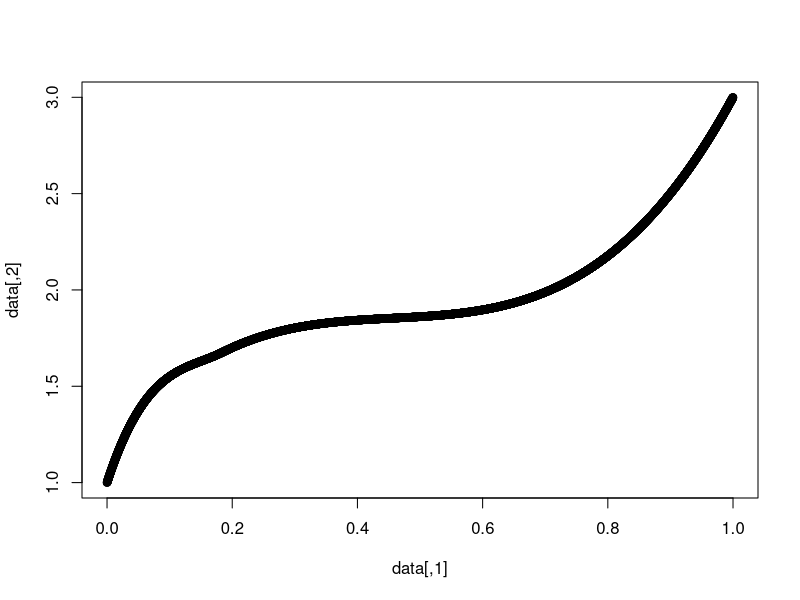
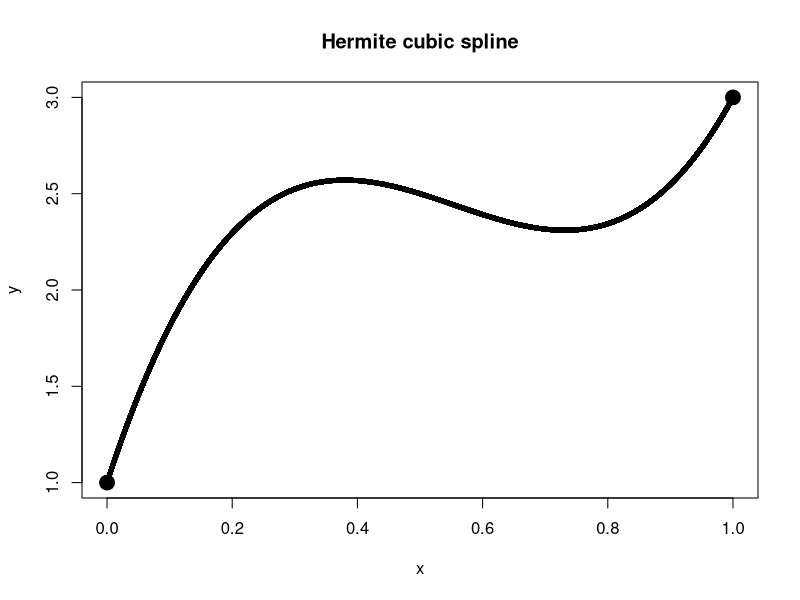
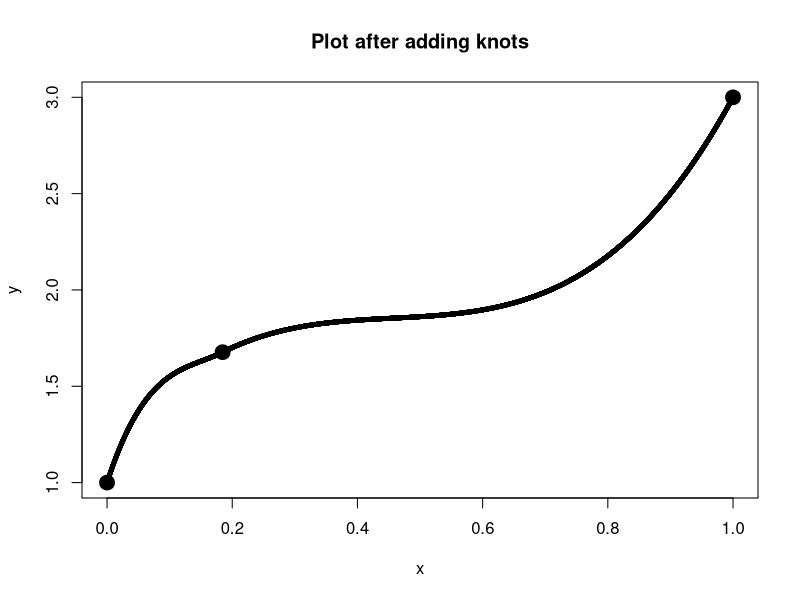

Generate these figures, in order, with R:
setwd("D:\\MTP/Code")

a <- c(0,1,10)
b <- c(1,3,6)

x1 <- a[1]
x2 <- b[1]
y1 <- a[2]
y2 <- b[2]
d1 <- a[3]
d2 <- b[3]

h <- x2 - x1
delta <- 2
alpha <- 5
beta <- 3

require(polynom)

p <- function(x){
	( ( d1 + d2 - 2*(delta) ) / (h^2) ) * (x - x1)^3   +    ( ( -2*d1 - d2 + 3*delta ) / h ) * (x - x1)^2    +    d1(x - x1)    +   y1
}


polynomial(rev(c((( d1 + d2 - 2*(delta) ) / (h^2) ),( ( -2*d1 - d2 + 3*delta ) / h ),d1,y1)))  -> p

change.origin(p,-x1) -> p

xs <- seq(min(x1,x2),max(x1,x2),0.00001)

png(filename="Hermite_Cubic_ODE.png")
plot(smooth.spline(xs,predict(p,xs)),lwd=1,cex=0.5, xlab = "x", ylab = "y", main = "Hermite cubic spline")
points(c(x1,y1),c(x2,y2),col = "black",lwd = 8)
dev.off()



## monotonicity region
ellipse <- function(x,y){
	x^2 + y^2 + x*y - 6*x - 6*y     # + 9 omitted
}



## for alpha >= beta

K = 1.1 * (alpha / 3) 
r = 0.8 * ( (4 - beta) / (4*K - beta) )
beta_r = beta*( (1 - r) / (1 - r*K))

for ( i in seq(1,3,0.1) ) {
	
	if (beta_r > 3) {
		if ( ellipse(i,beta_r) < (-9) ) {
			alpha_r = i
			break
		} 
	}
	else {
		alpha_r = i
		break
	}
	
}


xnew = x1 + r*(x2 - x1)
ynew = y1 + r*(x2 - x1)*K*delta
dnew = alpha_r*delta*( (1 - r*K) / (1 - r) )




delta_l <- (ynew - y1) / (xnew - x1)
delta_r <- (y2 - ynew) / (x2 - xnew) 
h_l <- xnew - x1
h_r <- x2 - xnew


polynomial(rev(c((( d1 + dnew - 2*(delta_l) ) / (h_l^2) ),( ( -2*d1 - dnew + 3*delta_l ) / h_l ),d1,y1)))  -> m
change.origin(m,-x1) -> m
polynomial(rev(c((( dnew + d2 - 2*(delta_r) ) / (h_r^2) ),( ( -2*dnew - d2 + 3*delta_r ) / h_r ),dnew,ynew)))  -> n
change.origin(n,-xnew) -> n



xs_l <- seq(min(x1,xnew),max(x1,xnew),0.0001)
xs_r <- seq(min(xnew,x2),max(xnew,x2),0.0001)

all_x <- c(x1,x2,xnew)
all_y <- c(y1,y2,ynew)
all_point <- cbind(all_x,all_y)

png(filename="ODE_Algo.png")
plot(smooth.spline(c(xs_l,xs_r),c(predict(m,xs_l),predict(n,xs_r))),lwd=1,cex=0.5,xlab = "x", ylab = "y", main = "Plot after adding knots")
points(all_point,col = "black",lwd = 8)
dev.off()
#par(new =TRUE)
# points(smooth.spline(xs_r,predict(n,xs_r)),lwd=2,col="green")





cbind(c(xs_l,xs_r),c(predict(m,xs_l),predict(n,xs_r))) -> data 
plot(data)




### testing
predict(m,xnew)
predict(n,xnew)